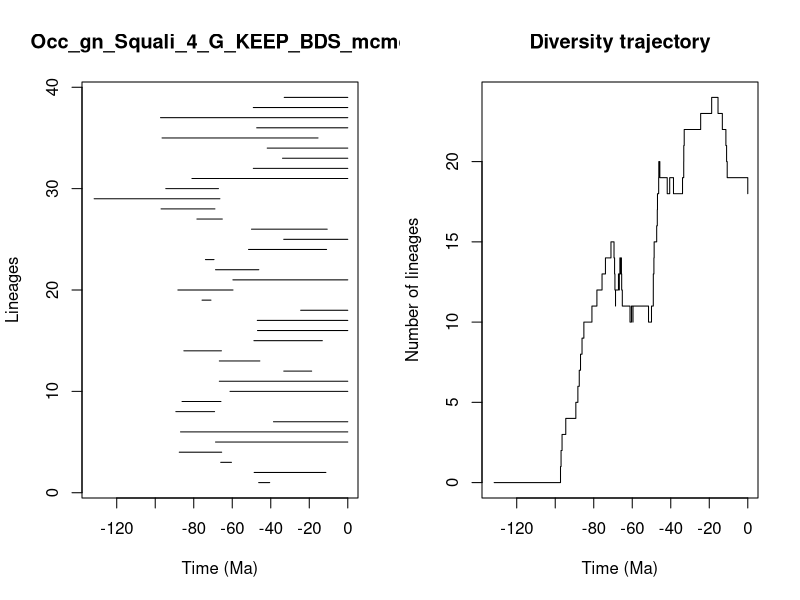

Generate this figure with R:


pdf(file='../Results/Genus/5_MA_bins_EP/pyrate_mcmc_logs/Occ_gn_Squali_4_G_KEEP_BDS_mcmc_LTT.pdf',width=0.6*20, height=0.6*10)
title = "Occ_gn_Squali_4_G_KEEP_BDS_mcmc"
ts=c(46.27514618467955, 48.62838811302102,65.99267445049374,87.52382857189826,68.6869700450098,86.86606418326768,38.583965992660346,89.29772189971393,86.08153847680089,61.16808831140511,66.71600813720497,33.238763742677754,66.71299604535851,85.12775204958527,48.75281110311982,46.89618198528906,46.99436583862787,24.468932769085434,75.69055432061957,88.2408962340396,59.66513018426998,68.68850640783917,73.92460482555292,51.55366913336814,33.26804041560894,50.006466568280075,78.35632012452841,96.97487334307829,131.72517598378644,94.5282341395836,80.94060964617199,49.06164327919095,33.891442876356976,41.83916039706459,96.4571526196159,47.31111819427573,97.2604381356207,49.074233863115644,33.01371989983955)
te=c(40.54979910758597, 11.368033440365558,60.409129160116386,65.48935660517661,0.0,0.0,0.0,69.17664540699862,65.87210286721162,0.0,0.0,18.7547110122723,45.672051241246194,65.62070085586075,13.214285490849274,0.0,0.0,0.0,71.05347556301085,59.60328730356509,0.0,46.207915084496165,69.46903307832112,11.00515016472629,0.0,10.686539169650535,65.16457110003275,68.99625998264861,66.41952151582409,67.16206868087325,0.0,0.0,0.0,0.0,15.457020160085657,0.0,0.0,0.0,0.0)
div_traj=c(0, 1,2,3,4,5,6,7,8,9,10,11,12,13,14,15,14,13,12,11,12,13,12,13,14,13,14,13,12,11,10,11,10,11,10,11,12,13,14,15,16,17,18,19,20,19,18,19,18,19,20,21,22,23,24,23,22,21,20,19,18)
time_events=c(131.72517598378644, 97.2604381356207,96.97487334307829,96.4571526196159,94.5282341395836,89.29772189971393,88.2408962340396,87.52382857189826,86.86606418326768,86.08153847680089,85.12775204958527,80.94060964617199,78.35632012452841,75.69055432061957,73.92460482555292,71.05347556301085,69.46903307832112,69.17664540699862,68.99625998264861,68.68850640783917,68.6869700450098,67.16206868087325,66.71600813720497,66.71299604535851,66.41952151582409,65.99267445049374,65.87210286721162,65.62070085586075,65.48935660517661,65.16457110003275,61.16808831140511,60.409129160116386,59.66513018426998,59.60328730356509,51.55366913336814,50.006466568280075,49.074233863115644,49.06164327919095,48.75281110311982,48.62838811302102,47.31111819427573,46.99436583862787,46.89618198528906,46.27514618467955,46.207915084496165,45.672051241246194,41.83916039706459,40.54979910758597,38.583965992660346,33.891442876356976,33.26804041560894,33.238763742677754,33.01371989983955,24.468932769085434,18.7547110122723,15.457020160085657,13.214285490849274,11.368033440365558,11.00515016472629,10.686539169650535,0.0)
                par(mfrow=c(1,2))
                L = length(ts)
                plot(ts, 1:L , xlim=c(-max(ts)-1,0), pch=20, type="n", main=title,xlab="Time (Ma)",ylab="Lineages")
                for (i in 1:L){segments(x0=-te[i],y0=i,x1=-ts[i],y1=i)}    
                t = -time_events
                plot(div_traj ~ t,type="s", main = "Diversity trajectory",xlab="Time (Ma)",ylab="Number of lineages",xlim=c(-max(ts)-1,0))
                abline(v=c(65,200,251,367,445),lty=2,col="gray")
                
